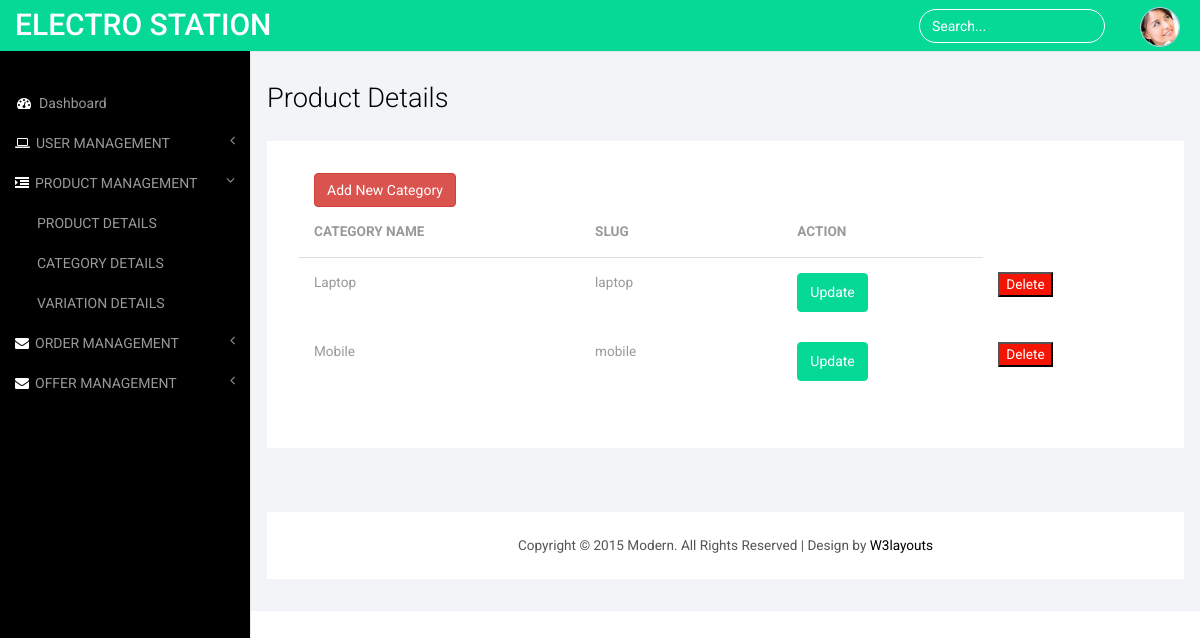
Screenshot of /category_details (signed in) with the database file from the repository.
### ecomapp/models.py (models this page shows, shortened)
class Category(models.Model):
    name=models.CharField(max_length=100,null=True)
    slug= models.SlugField(unique=True)

### ecomapp/views.py (the view)
# urls.py: path('category_details',views.category_details,name='category_details'),
@cache_control(max_age=0,no_cache=True, must_revalidate=True, no_store=True)
def category_details(request):
    if request.session.has_key('is_logged'):
        category = Category.objects.all()
        return render(request,'categorydetails.html',{'category':category})
    else:
        return redirect('admin_login')

### ecomapp/context_processors.py (called while the page is built)
def menu_link(request):
    links = Category.objects.all()
    return dict(links=links)

def counter(request):
    cart_count=0
    if 'admin' in request.path:
        return{}
    else:
        try:
            cart= Cart.objects.filter(cart_id=_cart_id(request))
            if request.user.is_authenticated:
                cart_items=CartItem.objects.all().filter(user=request.user)
            else:
                cart_items= CartItem.objects.all().filter(cart=cart[:1])
            for cart_item in cart_items:
                cart_count += cart_item.quantity
        except Cart.DoesNotExist:
            cart_count =0
    return dict(cart_count=cart_count)

### ecomapp/views.py (called while the page is built)
def _cart_id(request):
    cart= request.session.session_key
    if not cart:
        cart=request.session.create()
    return cart

### templates/categorydetails.html (shortened to what this page needs)
{% load static %}
<!DOCTYPE HTML>
<html>
<head>
<link href="{% static 'css/bootstrap.min.css' %}" rel='stylesheet' type='text/css' />
<link href="{% static 'css/style.css' %}" rel='stylesheet' type='text/css' />
<link href="{% static 'css/font-awesome.css' %}" rel="stylesheet">
</head>
<body>
<div id="wrapper">
        <nav class="top1 navbar navbar-default navbar-static-top" role="navigation" style="margin-bottom: 0">
            <div class="navbar-header">
                <a class="navbar-brand" href="index.html">ELECTRO STATION</a>
            </div>
            <ul class="nav navbar-nav navbar-right">
			    <li class="dropdown">
	        		<a href="#" class="dropdown-toggle avatar" data-toggle="dropdown"><img src="{% static 'images/1.png' %}" alt=""/></a>
	      		</li>
			</ul>
      <form class="navbar-form navbar-right">
        <input type="text" class="form-control" value="Search..." onfocus="this.value = '';" onblur="if (this.value == '') {this.value = 'Search...';}">
      </form>
      <div class="navbar-default sidebar" role="navigation">
        <div class="sidebar-nav navbar-collapse">
            <ul class="nav" id="side-menu">
                <li>
                    <a href="{% url 'admin_panel' %}"><i class="fa fa-dashboard fa-fw nav_icon"></i>Dashboard</a>
                </li>
                <li>
                    <a href="#"><i class="fa fa-laptop nav_icon"></i>USER MANAGEMENT<span class="fa arrow"></span></a>
                </li>
                <li>
                  <a href="#"><i class="fa fa-indent nav_icon"></i>PRODUCT MANAGEMENT<span class="fa arrow"></span></a>
                  <ul class="nav nav-second-level">
                      <li>
                          <a href="{% url 'admin_product_details' %}">PRODUCT DETAILS</a>
                      </li>
                      <li>
                          <a href="{% url 'category_details' %}">CATEGORY DETAILS</a>
                      </li>
                      <li>
                          <a href="{% url 'variation_details' %}">VARIATION DETAILS</a>
                      </li>
                  </ul>
              </li>
                <li>
                    <a href="#"><i class="fa fa-envelope nav_icon"></i>ORDER MANAGEMENT<span class="fa arrow"></span></a>
                </li>
                <li>
                  <a href="#"><i class="fa fa-envelope nav_icon"></i>OFFER MANAGEMENT<span class="fa arrow"></span></a>
              </li>
              </ul>
          </div>
      </div>
  </nav>
        <div id="page-wrapper">
        <div class="col-md-12 graphs">
	   <div class="xs">
  	 <h3>Product Details</h3>
  	<div class="bs-example4" data-example-id="contextual-table">
        <div class="col-sm-6">
            <a href="{% url 'add_category' %}" class="btn btn-danger"> <span>Add New Category</span></a>
        </div>
    <table class="table">
      <thead>
        <tr>
            <th>CATEGORY NAME</th>
            <th>SLUG</th>
            <th></th>
            <th>ACTION</th>
        </tr>
      </thead>
      <tbody>
        {% for cat in category %}
                    <tr>
                        <td>{{cat.name}}</td>
                        <td>{{cat.slug}}</td>
                        <td>
                            <td>
                                <a href="{% url 'edit_category' cat.slug %}" class="settings btn btn-warning" title="Update" data-toggle="tooltip"><span class="material-icons-outlined">
                                    Update
                                    </span></a>
                            </td>
                            <td>
                            <button style="background: #f31404;" onclick="return confirm ('are you sure Do you want to delete') ? window.location.href='{% url 'admin_category_delete' cat.id %}' : ''  " > <span style="color: #fff;" class="material-icons-outlined">
                             Delete
                             </span></button>
                         </td>
                    </tr>
                {% endfor %}
      </tbody>
    </table>
   </div>
  <div class="copy_layout">
      <p>Copyright © 2015 Modern. All Rights Reserved | Design by <a href="http://w3layouts.com/" target="_blank">W3layouts</a> </p>
  </div>
   </div>
      </div>
   </div>
<link href="{% static 'css/custom.css' %}" rel="stylesheet">
</body>
</html>

### static/css/style.css (style rules this page uses)
h4, h5, h6, h1, h2, h3 { margin-top: 0; }
ul, ol { margin: 0; }
p { margin: 0; }
html, body { font-family: 'Roboto', sans-serif; font-size: 100%; background:#000; overflow-x: hidden; }
body a { transition:0.5s all; -webkit-transition:0.5s all; -moz-transition:0.5s all; -o-transition:0.5s all; -ms-transition:0.5s all; }
.navbar .navbar-nav li a { padding: 0 10px; line-height: 56px; position: relative; }
.navbar .navbar-nav li .dropdown-toggle.avatar img { height: 40px; -webkit-border-radius: 50em; -moz-border-radius: 50em; border-radius: 50em; border: 1px solid #c0cadd; margin-top: -4px; }
.navbar-default.sidebar { background-color: #000; font-family: 'Roboto', sans-serif; }
nav.top1.navbar.navbar-default.navbar-static-top { background-color:rgb(6, 217, 149); font-family: 'Roboto', sans-serif; }
.navbar-default .navbar-brand { color: #fff !important; font-size: 30px; font-weight: 500; }
.navbar-right { margin-right: 10px !important; }
.navbar-right li { display:inline-block; }
i.nav_icon { color: #fff; margin-right:6px; }
.sidebar ul li a { color: #999; font-size:14px; }
.form-control { background: none !important; border: 1px solid #fff !important; border-radius: 20px !important; box-shadow: none !important; }
.navbar-form.navbar-right input[type="text"] { color: #fff; }
form.navbar-form.navbar-right { margin:9px 0 0 0; }
ul.nav.navbar-nav.navbar-right { height: 51px; }
.sidebar-nav.navbar-collapse { margin: 2em 0 0 0; }
.copy p, .copy_layout p { font-size:0.85em; color:#555; }
.copy p a, .copy_layout p a { color:#000; }
.graphs { padding: 2em 1em; background: #f2f4f8; font-family: 'Roboto', sans-serif; }
.btn-warning { color: #fff; background-color:rgb(6, 217, 149); border-color:rgb(6, 217, 149); padding:8.5px 12px; }
.bs-example4 { background: #fff; padding: 2em; }
.xs h3, .widget_head { color:#000; font-size:1.7em; font-weight:300; margin-bottom: 1em; }
.table > thead > tr > th, .table > tbody > tr > th, .table > tfoot > tr > th, .table > thead > tr > td, .table > tbody > tr > td, .table > tfoot > tr > td { border-top: none !important; }
.table > thead > tr > th, .table > tbody > tr > th, .table > tfoot > tr > th, .table > thead > tr > td, .table > tbody > tr > td, .table > tfoot > tr > td { font-size: 0.85em; color: #999; }
.table td, .table>tbody>tr>td, .table>tbody>tr>th, .table>tfoot>tr>td, .table>tfoot>tr>th, .table>thead>tr>td, .table>thead>tr>th { padding:15px !important; }
.table > thead > tr > th { border-bottom: 1px solid #ddd !important; }
.copy_layout { padding:1.5em 0; background:#fff; text-align:center; margin: 4em 0 0em 0; }

### static/css/custom.css (style rules this page uses)
#wrapper { width: 100%; }
#page-wrapper { min-height: 568px; background-color: #fff; }
@media (min-width:768px) { #page-wrapper { position: inherit; margin: 0 0 0 250px; border-left: 1px solid #e7e7e7; } }
.sidebar .sidebar-nav.navbar-collapse { padding-right: 0; padding-left: 0; }
.sidebar .arrow { float: right; }
.sidebar .fa.arrow:before { content: "\f104"; }
.sidebar .active>a>.fa.arrow:before { content: "\f107"; }
.sidebar .nav-second-level li, .sidebar .nav-third-level li { border-bottom: 0!important; }
.sidebar .nav-second-level li a { padding-left: 37px; }
@media (min-width:768px) { .sidebar { z-index: 1; position: absolute; width: 250px; margin-top: 51px; } }

### rows the page displays
Category: name "Laptop", slug "laptop"
Category: name "Mobile", slug "mobile"
